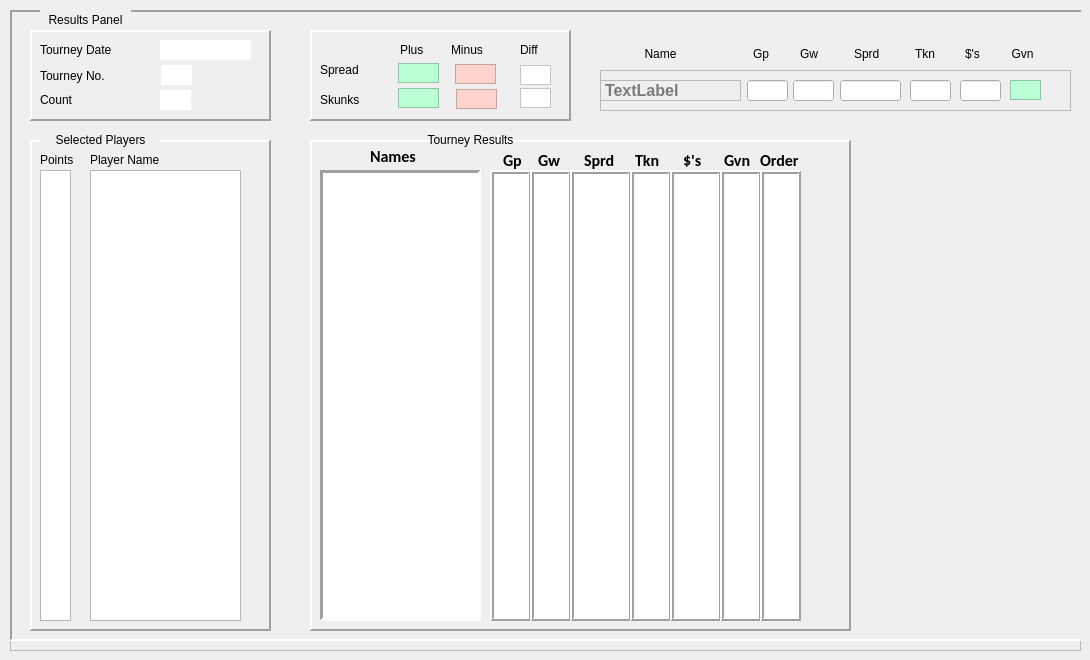
    <widget class="QWidget" name="resultsTab">
     <property name="autoFillBackground">
      <bool>true</bool>
     </property>
     <attribute name="title">
      <string>Results</string>
     </attribute>
     <widget class="QFrame" name="resultsTabPanel">
      <property name="geometry">
       <rect>
        <x>10</x>
        <y>10</y>
        <width>1071</width>
        <height>641</height>
       </rect>
      </property>
      <property name="autoFillBackground">
       <bool>true</bool>
      </property>
      <property name="frameShape">
       <enum>QFrame::Shape::StyledPanel</enum>
      </property>
      <property name="frameShadow">
       <enum>QFrame::Shadow::Raised</enum>
      </property>
      <widget class="QFrame" name="resultsPanel">
       <property name="geometry">
        <rect>
         <x>0</x>
         <y>0</y>
         <width>1091</width>
         <height>631</height>
        </rect>
       </property>
       <property name="autoFillBackground">
        <bool>true</bool>
       </property>
       <property name="frameShape">
        <enum>QFrame::Shape::Panel</enum>
       </property>
       <property name="frameShadow">
        <enum>QFrame::Shadow::Sunken</enum>
       </property>
       <property name="lineWidth">
        <number>2</number>
       </property>
       <widget class="QFrame" name="resultsHdrPanel">
        <property name="geometry">
         <rect>
          <x>20</x>
          <y>20</y>
          <width>241</width>
          <height>91</height>
         </rect>
        </property>
        <property name="autoFillBackground">
         <bool>true</bool>
        </property>
        <property name="frameShape">
         <enum>QFrame::Shape::Panel</enum>
        </property>
        <property name="frameShadow">
         <enum>QFrame::Shadow::Raised</enum>
        </property>
        <property name="lineWidth">
         <number>2</number>
        </property>
        <widget class="QLabel" name="label_9">
         <property name="geometry">
          <rect>
           <x>10</x>
           <y>10</y>
           <width>101</width>
           <height>20</height>
          </rect>
         </property>
         <property name="text">
          <string>Tourney Date</string>
         </property>
        </widget>
        <widget class="QLabel" name="label_10">
         <property name="geometry">
          <rect>
           <x>10</x>
           <y>36</y>
           <width>91</width>
           <height>20</height>
          </rect>
         </property>
         <property name="text">
          <string>Tourney No.</string>
         </property>
        </widget>
        <widget class="QLabel" name="label_11">
         <property name="geometry">
          <rect>
           <x>10</x>
           <y>60</y>
           <width>63</width>
           <height>20</height>
          </rect>
         </property>
         <property name="text">
          <string>Count</string>
         </property>
        </widget>
        <widget class="QLabel" name="lb_tourneyHdrDate">
         <property name="geometry">
          <rect>
           <x>130</x>
           <y>10</y>
           <width>91</width>
           <height>20</height>
          </rect>
         </property>
         <property name="styleSheet">
          <string notr="true">background-color: rgb(255, 255, 255);</string>
         </property>
         <property name="text">
          <string/>
         </property>
        </widget>
        <widget class="QLabel" name="lb_tourneyHdrNumber">
         <property name="geometry">
          <rect>
           <x>131</x>
           <y>35</y>
           <width>31</width>
           <height>20</height>
          </rect>
         </property>
         <property name="styleSheet">
          <string notr="true">background-color: rgb(255, 255, 255);</string>
         </property>
         <property name="text">
          <string/>
         </property>
        </widget>
        <widget class="QLabel" name="lb_tourneyHdrCount">
         <property name="geometry">
          <rect>
           <x>130</x>
           <y>60</y>
           <width>31</width>
           <height>20</height>
          </rect>
         </property>
         <property name="styleSheet">
          <string notr="true">background-color: rgb(255, 255, 255);</string>
         </property>
         <property name="text">
          <string/>
         </property>
        </widget>
       </widget>
       <widget class="QFrame" name="frame_2">
        <property name="geometry">
         <rect>
          <x>300</x>
          <y>20</y>
          <width>261</width>
          <height>91</height>
         </rect>
        </property>
        <property name="frameShape">
         <enum>QFrame::Shape::Panel</enum>
        </property>
        <property name="frameShadow">
         <enum>QFrame::Shadow::Raised</enum>
        </property>
        <property name="lineWidth">
         <number>2</number>
        </property>
        <widget class="QLabel" name="label_12">
         <property name="geometry">
          <rect>
           <x>10</x>
           <y>30</y>
           <width>63</width>
           <height>20</height>
          </rect>
         </property>
         <property name="text">
          <string>Spread</string>
         </property>
        </widget>
        <widget class="QLabel" name="label_13">
         <property name="geometry">
          <rect>
           <x>10</x>
           <y>60</y>
           <width>63</width>
           <height>20</height>
          </rect>
         </property>
         <property name="text">
          <string>Skunks</string>
         </property>
        </widget>
        <widget class="QLabel" name="label_14">
         <property name="geometry">
          <rect>
           <x>90</x>
           <y>10</y>
           <width>31</width>
           <height>20</height>
          </rect>
         </property>
         <property name="text">
          <string>Plus</string>
         </property>
        </widget>
        <widget class="QLabel" name="label_15">
         <property name="geometry">
          <rect>
           <x>141</x>
           <y>10</y>
           <width>51</width>
           <height>20</height>
          </rect>
         </property>
         <property name="text">
          <string>Minus</string>
         </property>
        </widget>
        <widget class="QLabel" name="label_16">
         <property name="geometry">
          <rect>
           <x>210</x>
           <y>10</y>
           <width>31</width>
           <height>20</height>
          </rect>
         </property>
         <property name="text">
          <string>Diff</string>
         </property>
        </widget>
        <widget class="QLabel" name="lb_spreadPlusValue">
         <property name="geometry">
          <rect>
           <x>88</x>
           <y>33</y>
           <width>41</width>
           <height>20</height>
          </rect>
         </property>
         <property name="styleSheet">
          <string notr="true">
background-color: rgb(187, 255, 215)
</string>
         </property>
         <property name="frameShape">
          <enum>QFrame::Shape::StyledPanel</enum>
         </property>
         <property name="text">
          <string/>
         </property>
        </widget>
        <widget class="QLabel" name="lb_spreadMinusValue">
         <property name="geometry">
          <rect>
           <x>145</x>
           <y>34</y>
           <width>41</width>
           <height>20</height>
          </rect>
         </property>
         <property name="styleSheet">
          <string notr="true">background-color: rgb(255, 211, 205);</string>
         </property>
         <property name="frameShape">
          <enum>QFrame::Shape::StyledPanel</enum>
         </property>
         <property name="text">
          <string/>
         </property>
        </widget>
        <widget class="QLabel" name="lb_spreadDiffValue">
         <property name="geometry">
          <rect>
           <x>210</x>
           <y>35</y>
           <width>31</width>
           <height>20</height>
          </rect>
         </property>
         <property name="styleSheet">
          <string notr="true">background-color: rgb(255, 255, 255);</string>
         </property>
         <property name="frameShape">
          <enum>QFrame::Shape::StyledPanel</enum>
         </property>
         <property name="text">
          <string/>
         </property>
        </widget>
        <widget class="QLabel" name="lb_skunkPlusValue">
         <property name="geometry">
          <rect>
           <x>88</x>
           <y>58</y>
           <width>41</width>
           <height>20</height>
          </rect>
         </property>
         <property name="styleSheet">
          <string notr="true">background-color: rgb(187, 255, 215);</string>
         </property>
         <property name="frameShape">
          <enum>QFrame::Shape::StyledPanel</enum>
         </property>
         <property name="text">
          <string/>
         </property>
        </widget>
        <widget class="QLabel" name="lb_skunkMinusValue">
         <property name="geometry">
          <rect>
           <x>146</x>
           <y>59</y>
           <width>41</width>
           <height>20</height>
          </rect>
         </property>
         <property name="styleSheet">
          <string notr="true">background-color: rgb(255, 211, 205);</string>
         </property>
         <property name="frameShape">
          <enum>QFrame::Shape::StyledPanel</enum>
         </property>
         <property name="text">
          <string/>
         </property>
        </widget>
        <widget class="QLabel" name="lb_skunkDiffValue">
         <property name="geometry">
          <rect>
           <x>210</x>
           <y>58</y>
           <width>31</width>
           <height>20</height>
          </rect>
         </property>
         <property name="styleSheet">
          <string notr="true">
background-color: rgb(255, 255, 255);</string>
         </property>
         <property name="frameShape">
          <enum>QFrame::Shape::StyledPanel</enum>
         </property>
         <property name="text">
          <string/>
         </property>
        </widget>
       </widget>
       <widget class="QFrame" name="fr_selectedPlayersPanel">
        <property name="geometry">
         <rect>
          <x>20</x>
          <y>130</y>
          <width>241</width>
          <height>491</height>
         </rect>
        </property>
        <property name="autoFillBackground">
         <bool>true</bool>
        </property>
        <property name="frameShape">
         <enum>QFrame::Shape::Panel</enum>
        </property>
        <property name="frameShadow">
         <enum>QFrame::Shadow::Raised</enum>
        </property>
        <property name="lineWidth">
         <number>2</number>
        </property>
        <widget class="QLabel" name="label_7">
         <property name="geometry">
          <rect>
           <x>10</x>
           <y>10</y>
           <width>41</width>
           <height>20</height>
          </rect>
         </property>
         <property name="text">
          <string>Points</string>
         </property>
        </widget>
        <widget class="QLabel" name="listOfPlayerNames">
         <property name="geometry">
          <rect>
           <x>60</x>
           <y>10</y>
           <width>91</width>
           <height>20</height>
          </rect>
         </property>
         <property name="text">
          <string>Player Name</string>
         </property>
        </widget>
        <widget class="QListWidget" name="lw_listOfPlayersPoints">
         <property name="geometry">
          <rect>
           <x>10</x>
           <y>30</y>
           <width>31</width>
           <height>451</height>
          </rect>
         </property>
        </widget>
        <widget class="QListWidget" name="lw_listOfResultPlayers">
         <property name="geometry">
          <rect>
           <x>60</x>
           <y>30</y>
           <width>151</width>
           <height>451</height>
          </rect>
         </property>
        </widget>
       </widget>
       <widget class="QFrame" name="fr_tourneyResultsPanel">
        <property name="geometry">
         <rect>
          <x>300</x>
          <y>130</y>
          <width>541</width>
          <height>491</height>
         </rect>
        </property>
        <property name="autoFillBackground">
         <bool>true</bool>
        </property>
        <property name="frameShape">
         <enum>QFrame::Shape::Panel</enum>
        </property>
        <property name="frameShadow">
         <enum>QFrame::Shadow::Raised</enum>
        </property>
        <property name="lineWidth">
         <number>2</number>
        </property>
        <widget class="QListWidget" name="lw_listOfResultsNames">
         <property name="geometry">
          <rect>
           <x>10</x>
           <y>30</y>
           <width>161</width>
           <height>451</height>
          </rect>
         </property>
         <property name="frameShape">
          <enum>QFrame::Shape::Panel</enum>
         </property>
         <property name="lineWidth">
          <number>3</number>
         </property>
        </widget>
        <widget class="QLabel" name="label_23">
         <property name="geometry">
          <rect>
           <x>60</x>
           <y>6</y>
           <width>63</width>
           <height>20</height>
          </rect>
         </property>
         <property name="font">
          <font>
           <family>Calibri</family>
           <pointsize>12</pointsize>
           <bold>true</bold>
          </font>
         </property>
         <property name="text">
          <string>Names</string>
         </property>
         <property name="alignment">
          <set>Qt::AlignmentFlag::AlignLeading|Qt::AlignmentFlag::AlignLeft|Qt::AlignmentFlag::AlignVCenter</set>
         </property>
        </widget>
        <widget class="QLabel" name="label_24">
         <property name="geometry">
          <rect>
           <x>193</x>
           <y>10</y>
           <width>21</width>
           <height>20</height>
          </rect>
         </property>
         <property name="font">
          <font>
           <family>Calibri</family>
           <pointsize>12</pointsize>
           <bold>true</bold>
          </font>
         </property>
         <property name="text">
          <string>Gp</string>
         </property>
        </widget>
        <widget class="QLabel" name="label_25">
         <property name="geometry">
          <rect>
           <x>228</x>
           <y>10</y>
           <width>31</width>
           <height>20</height>
          </rect>
         </property>
         <property name="font">
          <font>
           <family>Calibri</family>
           <pointsize>12</pointsize>
           <bold>true</bold>
          </font>
         </property>
         <property name="text">
          <string>Gw</string>
         </property>
        </widget>
        <widget class="QLabel" name="label_26">
         <property name="geometry">
          <rect>
           <x>274</x>
           <y>10</y>
           <width>41</width>
           <height>20</height>
          </rect>
         </property>
         <property name="font">
          <font>
           <family>Calibri</family>
           <pointsize>12</pointsize>
           <bold>true</bold>
          </font>
         </property>
         <property name="text">
          <string>Sprd</string>
         </property>
        </widget>
        <widget class="QLabel" name="label_27">
         <property name="geometry">
          <rect>
           <x>325</x>
           <y>10</y>
           <width>31</width>
           <height>20</height>
          </rect>
         </property>
         <property name="font">
          <font>
           <family>Calibri</family>
           <pointsize>12</pointsize>
           <bold>true</bold>
          </font>
         </property>
         <property name="text">
          <string>Tkn</string>
         </property>
        </widget>
        <widget class="QLabel" name="label_28">
         <property name="geometry">
          <rect>
           <x>450</x>
           <y>10</y>
           <width>41</width>
           <height>20</height>
          </rect>
         </property>
         <property name="font">
          <font>
           <family>Calibri</family>
           <pointsize>12</pointsize>
           <bold>true</bold>
          </font>
         </property>
         <property name="text">
          <string>Order</string>
         </property>
        </widget>
        <widget class="QLabel" name="label_29">
         <property name="geometry">
          <rect>
           <x>414</x>
           <y>10</y>
           <width>31</width>
           <height>20</height>
          </rect>
         </property>
         <property name="font">
          <font>
           <family>Calibri</family>
           <pointsize>12</pointsize>
           <bold>true</bold>
          </font>
         </property>
         <property name="text">
          <string>Gvn</string>
         </property>
        </widget>
        <widget class="QLabel" name="label_31">
         <property name="geometry">
          <rect>
           <x>373</x>
           <y>10</y>
           <width>21</width>
           <height>20</height>
          </rect>
         </property>
         <property name="font">
          <font>
           <family>Calibri</family>
           <pointsize>12</pointsize>
           <bold>true</bold>
          </font>
         </property>
         <property name="text">
          <string>$'s</string>
         </property>
        </widget>
        <widget class="QListWidget" name="lw_listOfResultsGp">
         <property name="geometry">
          <rect>
           <x>180</x>
           <y>30</y>
           <width>41</width>
           <height>451</height>
          </rect>
         </property>
         <property name="frameShape">
          <enum>QFrame::Shape::Box</enum>
         </property>
         <property name="frameShadow">
          <enum>QFrame::Shadow::Raised</enum>
         </property>
         <property name="lineWidth">
          <number>2</number>
         </property>
        </widget>
        <widget class="QListWidget" name="lw_listOfResultsGw">
         <property name="geometry">
          <rect>
           <x>220</x>
           <y>30</y>
           <width>41</width>
           <height>451</height>
          </rect>
         </property>
         <property name="frameShape">
          <enum>QFrame::Shape::Box</enum>
         </property>
         <property name="frameShadow">
          <enum>QFrame::Shadow::Raised</enum>
         </property>
         <property name="lineWidth">
          <number>2</number>
         </property>
        </widget>
        <widget class="QListWidget" name="lw_listOfResultsSprd">
         <property name="geometry">
          <rect>
           <x>260</x>
           <y>30</y>
           <width>61</width>
           <height>451</height>
          </rect>
         </property>
         <property name="frameShape">
          <enum>QFrame::Shape::Box</enum>
         </property>
         <property name="frameShadow">
          <enum>QFrame::Shadow::Raised</enum>
         </property>
         <property name="lineWidth">
          <number>2</number>
         </property>
        </widget>
        <widget class="QListWidget" name="lw_listOfResultsTkn">
         <property name="geometry">
          <rect>
           <x>320</x>
           <y>30</y>
           <width>41</width>
           <height>451</height>
          </rect>
         </property>
         <property name="frameShape">
          <enum>QFrame::Shape::Box</enum>
         </property>
         <property name="frameShadow">
          <enum>QFrame::Shadow::Raised</enum>
         </property>
         <property name="lineWidth">
          <number>2</number>
         </property>
        </widget>
        <widget class="QListWidget" name="lw_listOfResultsCash">
         <property name="geometry">
          <rect>
           <x>360</x>
           <y>30</y>
           <width>51</width>
           <height>451</height>
          </rect>
         </property>
         <property name="frameShape">
          <enum>QFrame::Shape::Box</enum>
         </property>
         <property name="frameShadow">
          <enum>QFrame::Shadow::Raised</enum>
         </property>
         <property name="lineWidth">
          <number>2</number>
         </property>
        </widget>
        <widget class="QListWidget" name="lw_listOfResultsGvn">
         <property name="geometry">
          <rect>
           <x>410</x>
           <y>30</y>
           <width>41</width>
           <height>451</height>
          </rect>
         </property>
         <property name="frameShape">
          <enum>QFrame::Shape::Box</enum>
         </property>
         <property name="frameShadow">
          <enum>QFrame::Shadow::Raised</enum>
         </property>
         <property name="lineWidth">
          <number>2</number>
         </property>
        </widget>
        <widget class="QListWidget" name="lw_listOfResultsOrder">
         <property name="geometry">
          <rect>
           <x>450</x>
           <y>30</y>
           <width>41</width>
           <height>451</height>
          </rect>
         </property>
         <property name="frameShape">
          <enum>QFrame::Shape::Box</enum>
         </property>
         <property name="frameShadow">
          <enum>QFrame::Shadow::Raised</enum>
         </property>
         <property name="lineWidth">
          <number>2</number>
         </property>
        </widget>
       </widget>
       <widget class="QLabel" name="label_5">
        <property name="geometry">
         <rect>
          <x>30</x>
          <y>120</y>
          <width>121</width>
          <height>20</height>
         </rect>
        </property>
        <property name="autoFillBackground">
         <bool>true</bool>
        </property>
        <property name="text">
         <string>Selected Players</string>
        </property>
        <property name="alignment">
         <set>Qt::AlignmentFlag::AlignCenter</set>
        </property>
       </widget>
       <widget class="QLabel" name="label_6">
        <property name="geometry">
         <rect>
          <x>400</x>
          <y>120</y>
          <width>121</width>
          <height>20</height>
         </rect>
        </property>
        <property name="text">
         <string>Tourney Results</string>
        </property>
        <property name="alignment">
         <set>Qt::AlignmentFlag::AlignCenter</set>
        </property>
       </widget>
       <widget class="QLabel" name="label_41">
        <property name="geometry">
         <rect>
          <x>580</x>
          <y>34</y>
          <width>141</width>
          <height>20</height>
         </rect>
        </property>
        <property name="text">
         <string>Name</string>
        </property>
        <property name="alignment">
         <set>Qt::AlignmentFlag::AlignCenter</set>
        </property>
       </widget>
       <widget class="QLabel" name="label_42">
        <property name="geometry">
         <rect>
          <x>743</x>
          <y>34</y>
          <width>31</width>
          <height>20</height>
         </rect>
        </property>
        <property name="text">
         <string>Gp</string>
        </property>
       </widget>
       <widget class="QLabel" name="label_43">
        <property name="geometry">
         <rect>
          <x>790</x>
          <y>34</y>
          <width>31</width>
          <height>20</height>
         </rect>
        </property>
        <property name="text">
         <string>Gw</string>
        </property>
       </widget>
       <widget class="QLabel" name="label_44">
        <property name="geometry">
         <rect>
          <x>844</x>
          <y>34</y>
          <width>51</width>
          <height>20</height>
         </rect>
        </property>
        <property name="text">
         <string>Sprd</string>
        </property>
       </widget>
       <widget class="QLabel" name="label_45">
        <property name="geometry">
         <rect>
          <x>905</x>
          <y>34</y>
          <width>31</width>
          <height>20</height>
         </rect>
        </property>
        <property name="text">
         <string>Tkn</string>
        </property>
       </widget>
       <widget class="QLabel" name="label_46">
        <property name="geometry">
         <rect>
          <x>955</x>
          <y>34</y>
          <width>31</width>
          <height>20</height>
         </rect>
        </property>
        <property name="text">
         <string>$'s</string>
        </property>
       </widget>
       <widget class="QLabel" name="label_47">
        <property name="geometry">
         <rect>
          <x>992</x>
          <y>34</y>
          <width>41</width>
          <height>20</height>
         </rect>
        </property>
        <property name="text">
         <string>Gvn</string>
        </property>
        <property name="alignment">
         <set>Qt::AlignmentFlag::AlignCenter</set>
        </property>
       </widget>
       <widget class="QFrame" name="fr_resultLine">
        <property name="geometry">
         <rect>
          <x>590</x>
          <y>60</y>
          <width>471</width>
          <height>41</height>
         </rect>
        </property>
        <property name="frameShape">
         <enum>QFrame::Shape::StyledPanel</enum>
        </property>
        <property name="frameShadow">
         <enum>QFrame::Shadow::Raised</enum>
        </property>
        <widget class="QLabel" name="label_40">
         <property name="geometry">
          <rect>
           <x>380</x>
           <y>10</y>
           <width>31</width>
           <height>20</height>
          </rect>
         </property>
         <property name="text">
          <string/>
         </property>
        </widget>
        <widget class="QLineEdit" name="le_resultLinePlayerTkn">
         <property name="geometry">
          <rect>
           <x>310</x>
           <y>10</y>
           <width>41</width>
           <height>21</height>
          </rect>
         </property>
         <property name="autoFillBackground">
          <bool>true</bool>
         </property>
        </widget>
        <widget class="QLineEdit" name="le_resultLinePlayerGp">
         <property name="geometry">
          <rect>
           <x>147</x>
           <y>10</y>
           <width>41</width>
           <height>21</height>
          </rect>
         </property>
         <property name="mouseTracking">
          <bool>false</bool>
         </property>
         <property name="acceptDrops">
          <bool>false</bool>
         </property>
         <property name="autoFillBackground">
          <bool>true</bool>
         </property>
        </widget>
        <widget class="QLineEdit" name="le_resultLinePlayerCash">
         <property name="geometry">
          <rect>
           <x>360</x>
           <y>10</y>
           <width>41</width>
           <height>21</height>
          </rect>
         </property>
         <property name="autoFillBackground">
          <bool>true</bool>
         </property>
        </widget>
        <widget class="QLineEdit" name="le_resultLinePlayerSprd">
         <property name="geometry">
          <rect>
           <x>240</x>
           <y>10</y>
           <width>61</width>
           <height>21</height>
          </rect>
         </property>
         <property name="autoFillBackground">
          <bool>true</bool>
         </property>
        </widget>
        <widget class="QLabel" name="lb_resultLinePlayerName">
         <property name="geometry">
          <rect>
           <x>0</x>
           <y>10</y>
           <width>141</width>
           <height>21</height>
          </rect>
         </property>
         <property name="font">
          <font>
           <pointsize>12</pointsize>
           <bold>true</bold>
          </font>
         </property>
         <property name="styleSheet">
          <string notr="true">color: rgb(122, 122, 122)</string>
         </property>
         <property name="frameShape">
          <enum>QFrame::Shape::StyledPanel</enum>
         </property>
         <property name="text">
          <string>TextLabel</string>
         </property>
        </widget>
        <widget class="QLineEdit" name="le_resultLinePlayerGw">
         <property name="geometry">
          <rect>
           <x>193</x>
           <y>10</y>
           <width>41</width>
           <height>21</height>
          </rect>
         </property>
         <property name="acceptDrops">
          <bool>false</bool>
         </property>
         <property name="autoFillBackground">
          <bool>true</bool>
         </property>
        </widget>
        <widget class="QLabel" name="lb_resultLinePlayerGvn">
         <property name="geometry">
          <rect>
           <x>410</x>
           <y>10</y>
           <width>31</width>
           <height>20</height>
          </rect>
         </property>
         <property name="autoFillBackground">
          <bool>false</bool>
         </property>
         <property name="styleSheet">
          <string notr="true">background-color: rgb(187, 255, 215)</string>
         </property>
         <property name="frameShape">
          <enum>QFrame::Shape::StyledPanel</enum>
         </property>
         <property name="text">
          <string/>
         </property>
        </widget>
       </widget>
      </widget>
      <widget class="QLabel" name="label_3">
       <property name="geometry">
        <rect>
         <x>30</x>
         <y>0</y>
         <width>91</width>
         <height>20</height>
        </rect>
       </property>
       <property name="autoFillBackground">
        <bool>true</bool>
       </property>
       <property name="text">
        <string>Results Panel</string>
       </property>
       <property name="alignment">
        <set>Qt::AlignmentFlag::AlignCenter</set>
       </property>
      </widget>
     </widget>
    </widget>
